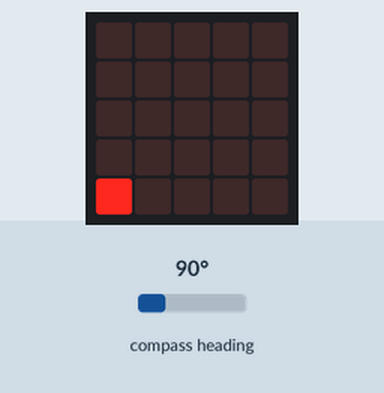
Bench run of a program on a simulated BBC micro:bit (MakeCode). Shown: the board's 5×5 LED display. The test bench sets the inputs (shaded band); at power-on: compass heading 90°. The compass is already calibrated.

Above: at 1.2 s.
1.3 s: compass heading set to 7°
At 1.6 s:
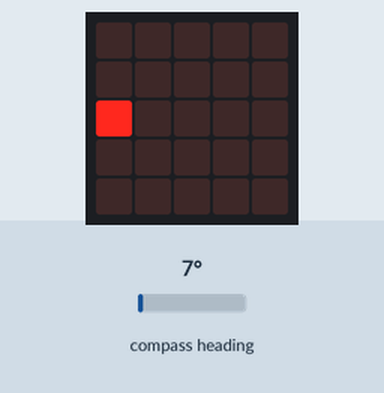
2.8 s: compass heading set to 180°
At 3.9 s:
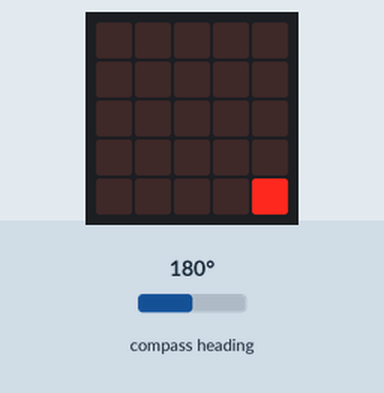
4.3 s: compass heading set to 269°
At 5.4 s:
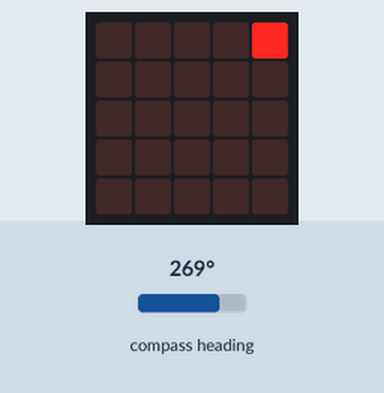
5.8 s: compass heading set to 352°
At 6.5 s:
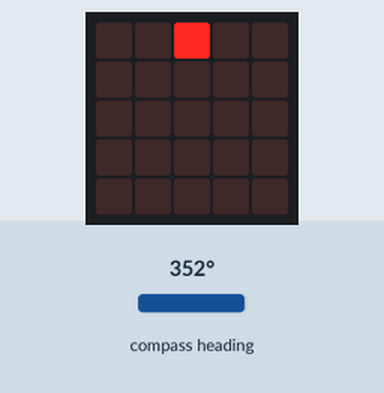
7.3 s: compass heading set to 3°
At 7.9 s:
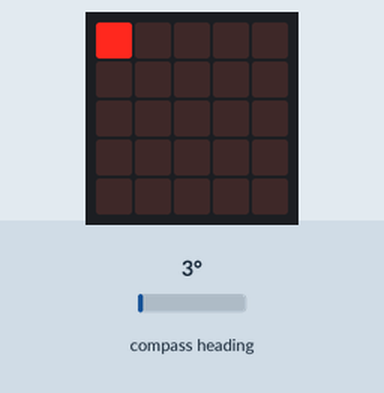
8.8 s: compass heading set to 90°
At 10.2 s:
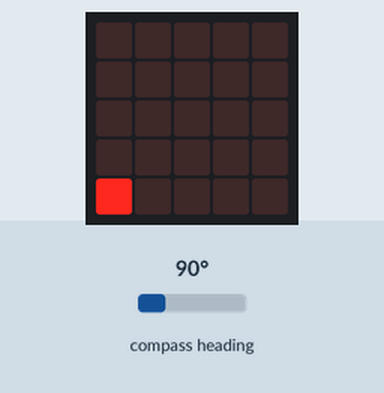
Timing chart, 0 to 11.4 s (numbered marks = the images above; inputs shaded):
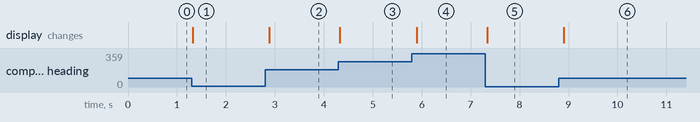

The program:

main.ts
```typescript
let Retning = 0
let X = 0
let Y = 0
let CompassVerdi = 0
function VisKompass (Verdi: number) {
    Retning = Math.map(Verdi + 22, 0, 355, 7, 0)
    if (Retning > 7) {
        Retning = 0
    } else {
        Retning = Math.round(Retning)
    }
    X = 0
    Y = 0
    if (Retning == 2 || Retning == 6) {
        Y = 2
    }
    if (Retning == 3 || Retning == 4 || Retning == 5) {
        Y = 4
    }
    if (Retning == 0 || Retning == 4) {
        X = 2
    }
    if (Retning == 1 || Retning == 2 || Retning == 3) {
        X = 4
    }
    basic.clearScreen()
    led.plot(X, Y)
}
basic.forever(function () {
    CompassVerdi = input.compassHeading()
    VisKompass(CompassVerdi)
    basic.pause(100)
})
```

test.ts
```typescript
// testene settes inn her; disse vil ikke kompilert så lenge denne pakken blir brukt som en utvidelse.
```

Measured:
- after the input at 1.3 s, the display: changes at once (image 1)
- after the input at 2.8 s, the display: changes after 0.09 s (image 2)
- after the input at 4.3 s, the display: changes at once (image 3)
- after the input at 5.8 s, the display: changes after 0.09 s (image 4)
- after the input at 7.3 s, the display: changes at once (image 5)
- after the input at 8.8 s, the display: changes after 0.10 s (image 6)
